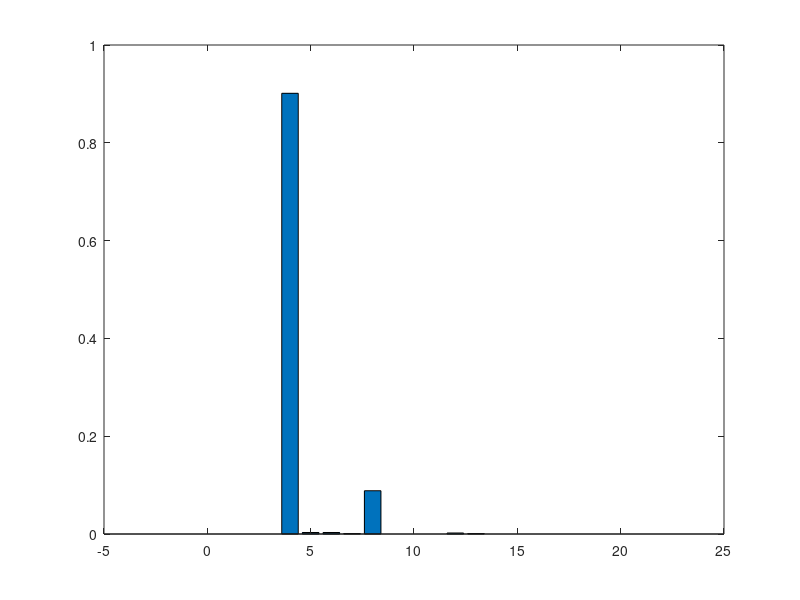

Source code (MATLAB):
clear all;
close all;
clc;

[data1] = textread('route_udp_delay.txt','%n');
data1=data1+1;
y=0:1:20;
[number,center]=hist(data1,y);
number=number./(sum(number));
bar(center,number);


